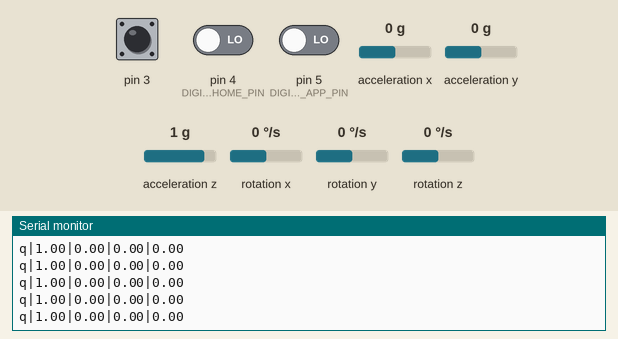
Recording of a sketch running on a simulated Arduino Leonardo, built with avr-gcc and run on an emulated ATmega32U4. On the bench: the last lines printed to the serial monitor. Inputs (shaded band) come from the test bench; at power-on: acceleration x 0 g, acceleration y 0 g, acceleration z 1 g, rotation z 0 °/s, pin 3 HIGH, pin 4 (DIGITAL_HOME_PIN) LOW, pin 5 (DIGITAL_APP_PIN) LOW, rotation x 0 °/s, rotation y 0 °/s. The sensor or clock chip raises its interrupt line as the real part does.

Above: at 1.7 s.
1.8 s: acceleration x set to -1.4 g
At 2.4 s:
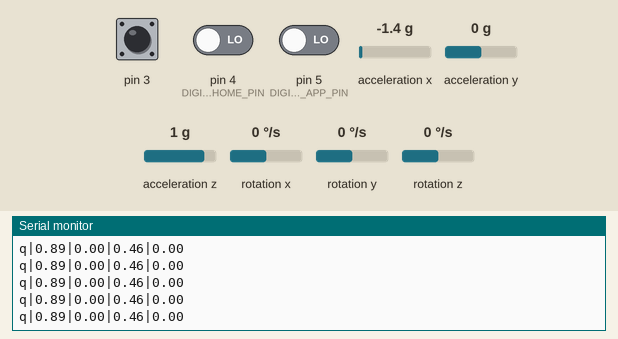
4.8 s: acceleration y set to -1.4 g
At 5.5 s:
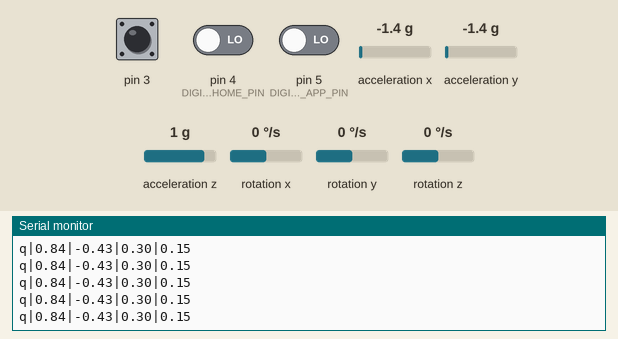
6.3 s: acceleration z set to -1.4 g
At 6.8 s:
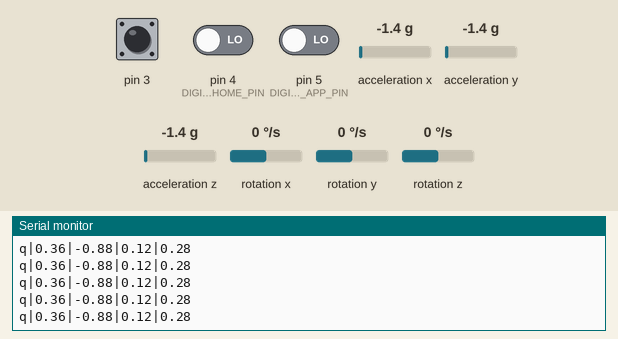
7.8 s: rotation z set to -192 °/s
At 8.7 s:
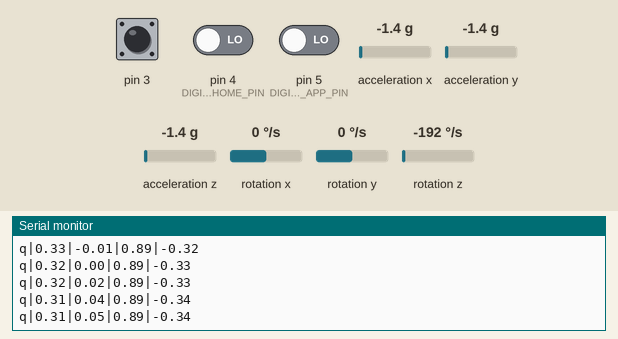
9.3 s: acceleration x set to -0.8 g
At 10.1 s:
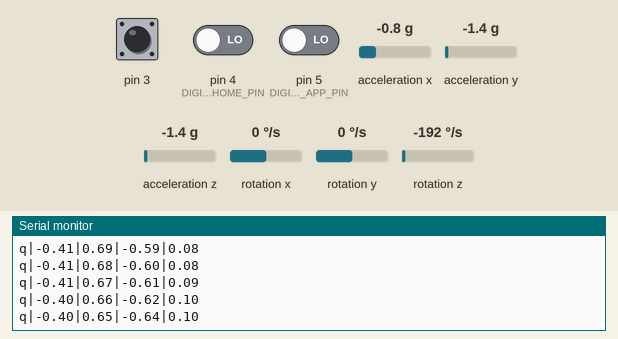
12.3 s: acceleration y set to 1.4 g
At 12.9 s:
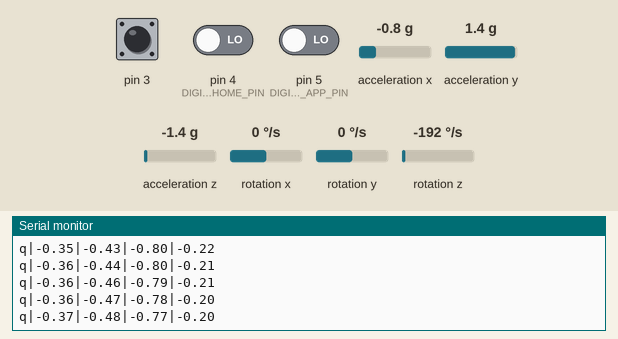
Timing chart, 0 to 15.3 s (numbered marks = the images above; inputs shaded):
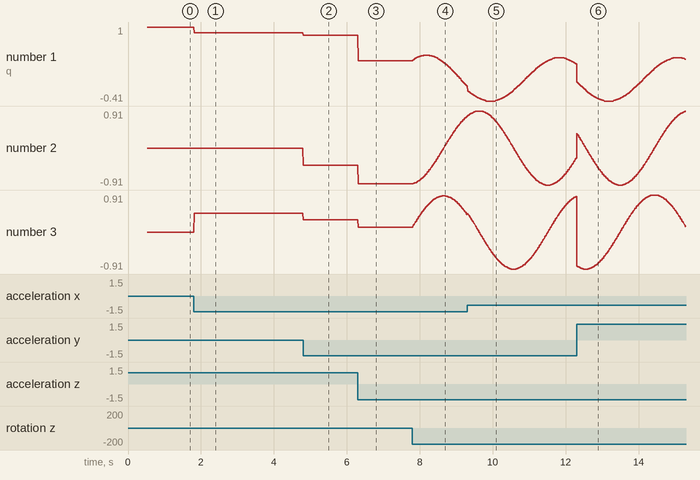

Measured:
- after the input at 1.8 s, the serial monitor: prints a new line at once (image 1)
- after the input at 4.8 s, the serial monitor: prints a new line at once (image 2)
- after the input at 6.3 s, the serial monitor: prints a new line at once (image 3)
- after the input at 7.8 s, the serial monitor: prints a new line at once (image 4)
- plotted number 1: 1 → 0.89 after the input at 1.8 s, 0.89 → 0.84 after the input at 4.8 s, 0.84 → 0.36 after the input at 6.3 s, 0.36 → -0.12 after the input at 7.8 s
- plotted number 2: 0 → -0.43 after the input at 4.8 s, -0.43 → -0.88 after the input at 6.3 s, -0.88 → 0.77 after the input at 7.8 s
- plotted number 3: 0 → 0.46 after the input at 1.8 s, 0.46 → 0.3 after the input at 4.8 s, 0.3 → 0.12 after the input at 6.3 s, 0.12 → 0.44 after the input at 7.8 s

The sketch:

Ctrlr-v1.ino
```cpp
#include "I2Cdev.h"
#include "MPU6050_6Axis_MotionApps20.h"
#include "Wire.h"

#define ANALOG_X_PIN A0
#define ANALOG_Y_PIN A1
#define ANALOG_TRIGGER_PIN A2
#define ANALOG_GRIP_PIN A3
#define DIGITAL_HOME_PIN 4
#define DIGITAL_APP_PIN 5

MPU6050 mpu;

// MPU control/status vars
bool dmpReady = false;
uint8_t mpuIntStatus;
uint16_t packetSize;
uint16_t fifoCount;
uint8_t fifoBuffer[64];
Quaternion q;

volatile bool mpuInterrupt = false;

void dmpDataReady()
{
	mpuInterrupt = true;
}

void setup()
{
  pinMode(DIGITAL_APP_PIN, INPUT);
  pinMode(DIGITAL_HOME_PIN, INPUT);
  pinMode(ANALOG_X_PIN, INPUT);
  pinMode(ANALOG_Y_PIN, INPUT);
  pinMode(ANALOG_TRIGGER_PIN, INPUT);
  pinMode(ANALOG_GRIP_PIN, INPUT);

#if I2CDEV_IMPLEMENTATION == I2CDEV_ARDUINO_WIRE
	Wire.begin();
	TWBR = 24; // 400kHz I2C clock (200kHz if CPU is 8MHz)
#elif I2CDEV_IMPLEMENTATION == I2CDEV_BUILTIN_FASTWIRE
	Fastwire::setup(400, true);
#endif
	Serial.begin(115200);
	while (!Serial); // wait for Leonardo enumeration, others continue immediately

	mpu.initialize();
	uint8_t devStatus = mpu.dmpInitialize();

	if (devStatus == 0)
	{
		mpu.setDMPEnabled(true);
		attachInterrupt(0, dmpDataReady, RISING);
		mpuIntStatus = mpu.getIntStatus();
		packetSize = mpu.dmpGetFIFOPacketSize();
		dmpReady = true;
	}
}

void loop()
{
	if (!dmpReady)
		return;

	// wait for MPU interrupt or extra packet(s) available
	// All other behaviours come here.
	while (!mpuInterrupt && fifoCount < packetSize)
	{
		Serial.print("b|");
		Serial.print(digitalRead(DIGITAL_APP_PIN));
		Serial.print("|");
		Serial.print(digitalRead(DIGITAL_HOME_PIN));
		Serial.println("");

		Serial.print("a|");
		Serial.print(analogRead(ANALOG_X_PIN));
		Serial.print("|");
		Serial.print(analogRead(ANALOG_Y_PIN));
		Serial.print("|");
		Serial.print(analogRead(ANALOG_TRIGGER_PIN));
		Serial.print("|");
		Serial.print(analogRead(ANALOG_GRIP_PIN));
		Serial.println("");

		fifoCount = mpu.getFIFOCount();
	}

	mpuInterrupt = false;
	mpuIntStatus = mpu.getIntStatus();
	fifoCount = mpu.getFIFOCount();

	if (mpuIntStatus & 0x02)
	{
		// Required to continue..
		Serial.println("");

		while (fifoCount < packetSize)
			fifoCount = mpu.getFIFOCount();

		mpu.getFIFOBytes(fifoBuffer, packetSize);
		fifoCount -= packetSize;

		mpu.dmpGetQuaternion(&q, fifoBuffer);
		Serial.print("q|");
		Serial.print(q.w);
		Serial.print("|");
		Serial.print(q.x);
		Serial.print("|");
		Serial.print(q.y);
		Serial.print("|");
		Serial.print(q.z);
		Serial.println("");
	}

	// check for overflow (this should never happen unless our code is too inefficient)
	else if ((mpuIntStatus & 0x10) || fifoCount == 1024)
		mpu.resetFIFO();
}
```
